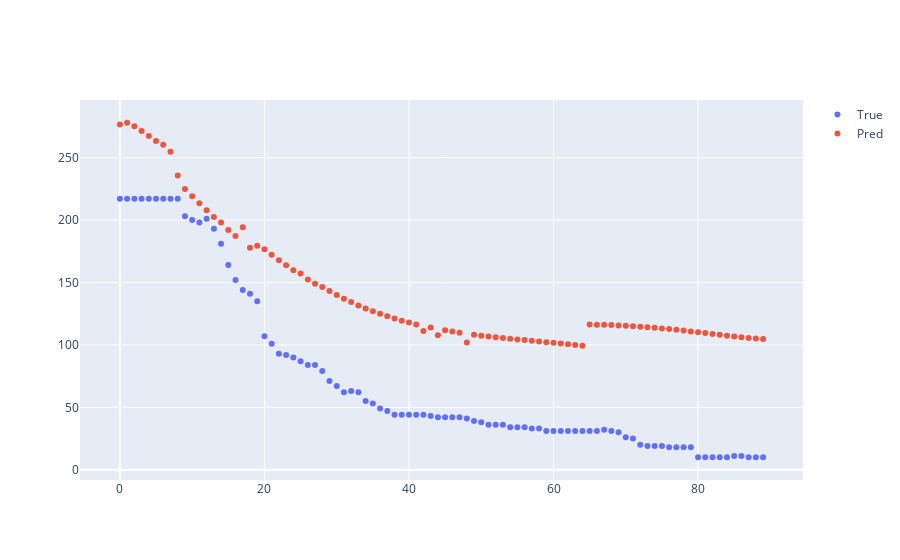

Notebook code for this chart:
### Code cell
temp = X_test.loc['2019-11-27']
fig = go.Figure()
fig.add_trace(go.Scatter(x=temp['LeadTime'], y=temp['True'],mode='markers',name='True'))
fig.add_trace(go.Scatter(x=temp['LeadTime'], y=temp['Pred'],mode='markers',name='Pred'))
fig.show()
